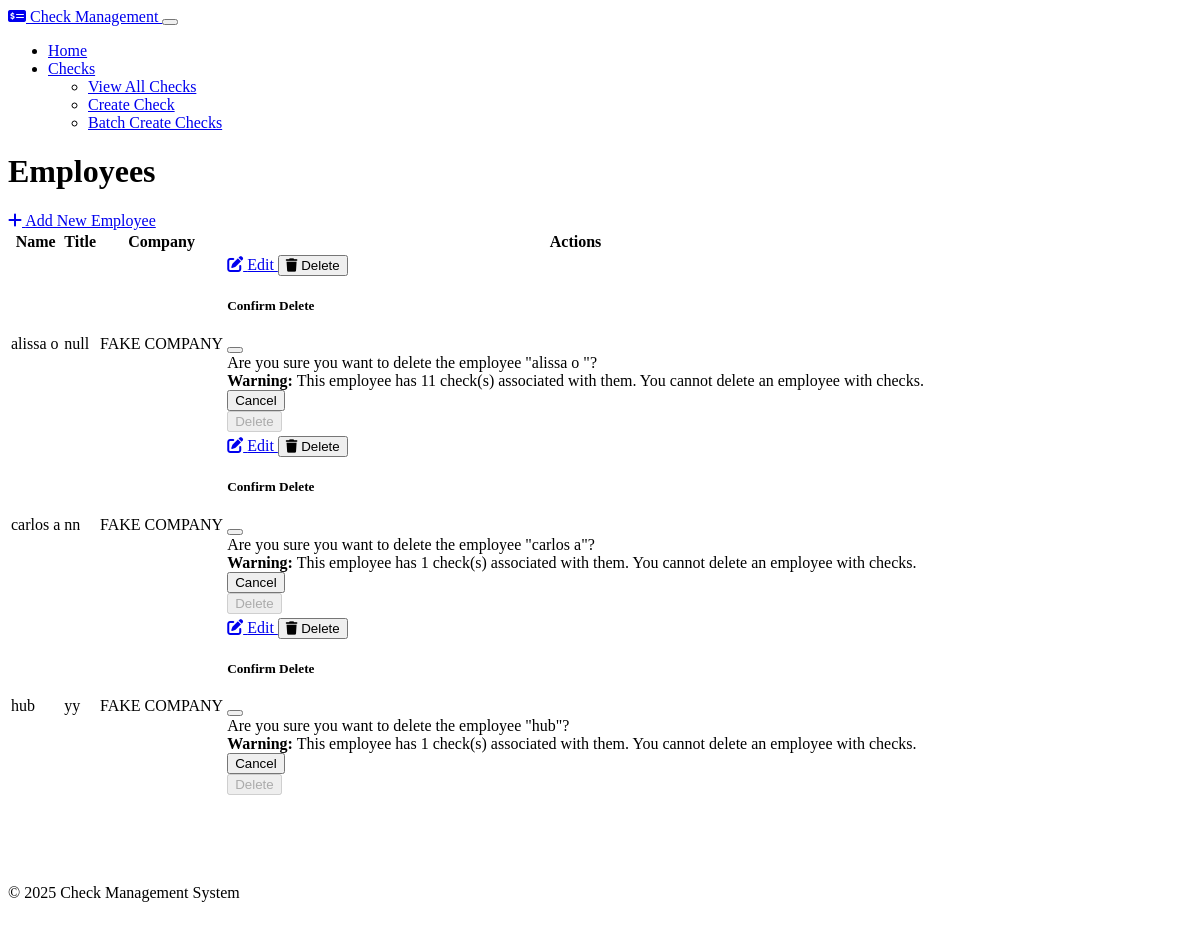
The page /employees on the database its author committed.
### models.py (models this page shows, shortened)
class Employee(db.Model):
    id = db.Column(db.Integer, primary_key=True)
    name = db.Column(db.String(100), nullable=False)
    title = db.Column(db.String(100), nullable=False)
    company_id = db.Column(db.Integer, db.ForeignKey('company.id'), nullable=False)
    checks = db.relationship('Check', backref='employee', lazy=True, cascade="all, delete-orphan")

class Company(db.Model):
    id = db.Column(db.Integer, primary_key=True)
    name = db.Column(db.String(100), nullable=False)
    address = db.Column(db.String(200), nullable=False)
    logo = db.Column(db.Text, nullable=True)  # Store as base64 encoded string
    default_bank_id = db.Column(db.Integer, db.ForeignKey('bank.id'), nullable=True)
    employees = db.relationship('Employee', backref='company', lazy=True, cascade="all, delete-orphan")
    checks = db.relationship('Check', backref='company', lazy=True, cascade="all, delete-orphan")
    clients = db.relationship('CompanyClient', backref='company', lazy=True, cascade="all, delete-orphan")
    default_bank = db.relationship('Bank', backref='companies')

### routes.py (the view)
    @app.route('/employees')
    def employees_index():
        employees = Employee.query.all()
        return render_template('employees/index.html', employees=employees)

### templates/employees/index.html
{% extends 'layout.html' %}
{% block content %}
<div class="d-flex justify-content-between align-items-center mb-4">
    <h1>Employees</h1>
    <a href="{{ url_for('employees_create') }}" class="btn btn-primary">
        <i class="fas fa-plus me-1"></i> Add New Employee
    </a>
</div>
{% if employees %}
    <div class="table-responsive">
        <table class="table table-hover">
            <thead>
                <tr>
                    <th>Name</th>
                    <th>Title</th>
                    <th>Company</th>
                    <th>Actions</th>
                </tr>
            </thead>
            <tbody>
                {% for employee in employees %}
                    <tr>
                        <td>{{ employee.name }}</td>
                        <td>{{ employee.title }}</td>
                        <td>{{ employee.company.name }}</td>
                        <td>
                            <div class="btn-group" role="group">
                                <a href="{{ url_for('employees_edit', id=employee.id) }}" class="btn btn-sm btn-secondary">
                                    <i class="fas fa-edit"></i> Edit
                                </a>
                                <button type="button" class="btn btn-sm btn-danger" data-bs-toggle="modal" data-bs-target="#deleteModal{{ employee.id }}">
                                    <i class="fas fa-trash"></i> Delete
                                </button>
                            </div>
                            <div class="modal fade" id="deleteModal{{ employee.id }}" tabindex="-1" aria-labelledby="deleteModalLabel{{ employee.id }}" aria-hidden="true">
                                <div class="modal-dialog">
                                    <div class="modal-content">
                                        <div class="modal-header">
                                            <h5 class="modal-title" id="deleteModalLabel{{ employee.id }}">Confirm Delete</h5>
                                            <button type="button" class="btn-close" data-bs-dismiss="modal" aria-label="Close"></button>
                                        </div>
                                        <div class="modal-body">
                                            Are you sure you want to delete the employee "{{ employee.name }}"?
                                            {% if employee.checks %}
                                                <div class="alert alert-warning mt-2">
                                                    <strong>Warning:</strong> This employee has {{ employee.checks|length }} check(s) associated with them. You cannot delete an employee with checks.
                                                </div>
                                            {% endif %}
                                        </div>
                                        <div class="modal-footer">
                                            <button type="button" class="btn btn-secondary" data-bs-dismiss="modal">Cancel</button>
                                            <form action="{{ url_for('employees_delete', id=employee.id) }}" method="post">
                                                <button type="submit" class="btn btn-danger" {% if employee.checks %}disabled{% endif %}>Delete</button>
                                            </form>
                                        </div>
                                    </div>
                                </div>
                            </div>
                        </td>
                    </tr>
                {% endfor %}
            </tbody>
        </table>
    </div>
{% else %}
    <div class="alert alert-info">
        <i class="fas fa-info-circle me-2"></i> No employees found. Please add an employee to get started.
    </div>
{% endif %}
{% endblock %}

### templates/layout.html (shortened to what this page needs)
<!DOCTYPE html>
<html lang="en" data-bs-theme="dark">
<head>
    <link rel="stylesheet" href="https://cdn.replit.com/agent/bootstrap-agent-dark-theme.min.css">
    <link rel="stylesheet" href="{{ url_for('static', filename='css/custom.css') }}">
    <link rel="stylesheet" href="https://cdnjs.cloudflare.com/ajax/libs/font-awesome/6.0.0/css/all.min.css">
</head>
<body>
    <nav class="navbar navbar-expand-lg navbar-dark bg-dark mb-4">
        <div class="container">
            <a class="navbar-brand" href="{{ url_for('index') }}">
                <i class="fas fa-money-check-alt me-2"></i>
                Check Management
            </a>
            <button class="navbar-toggler" type="button" data-bs-toggle="collapse" data-bs-target="#navbarNav"
                    aria-controls="navbarNav" aria-expanded="false" aria-label="Toggle navigation">
            </button>
            <div class="collapse navbar-collapse" id="navbarNav">
                <ul class="navbar-nav">
                    <li class="nav-item">
                        <a class="nav-link {% if request.path == '/' %}active{% endif %}"
                           href="{{ url_for('index') }}">Home</a>
                    </li>
                    <li class="nav-item dropdown">
                        <a class="nav-link dropdown-toggle {% if '/checks' in request.path %}active{% endif %}"
                           href="#" id="checksDropdown" role="button"
                           data-bs-toggle="dropdown" aria-expanded="false">
                            Checks
                        </a>
                        <ul class="dropdown-menu" aria-labelledby="checksDropdown">
                            <li><a class="dropdown-item" href="{{ url_for('checks_index') }}">View All Checks</a></li>
                            <li><a class="dropdown-item" href="{{ url_for('checks_create') }}">Create Check</a></li>
                            <li><a class="dropdown-item" href="{{ url_for('checks_batch') }}">Batch Create Checks</a></li>
                        </ul>
                    </li>
                </ul>
            </div>
        </div>
    </nav>
    <main class="container mb-5">
        {% block content %}{% endblock %}
    </main>
    <footer class="bg-dark text-light py-4 mt-5">
        <div class="container text-center">
            <p>&copy; {{ now.year }} Check Management System</p>
        </div>
    </footer>
</body>
</html>

### static/css/custom.css (style rules this page uses)
.btn-group .btn { transition: all 0.2s ease; }
footer { margin-top: 50px; padding: 20px 0; }
.table th { font-weight: 600; }

### rows shown on the page
Employee: name "alissa o", title "null", company.name "FAKE COMPANY", checks|length "11"
Employee: name "carlos a", title "nn", company.name "FAKE COMPANY", checks|length "1"
Employee: name "hub", title "yy", company.name "FAKE COMPANY", checks|length "1"
